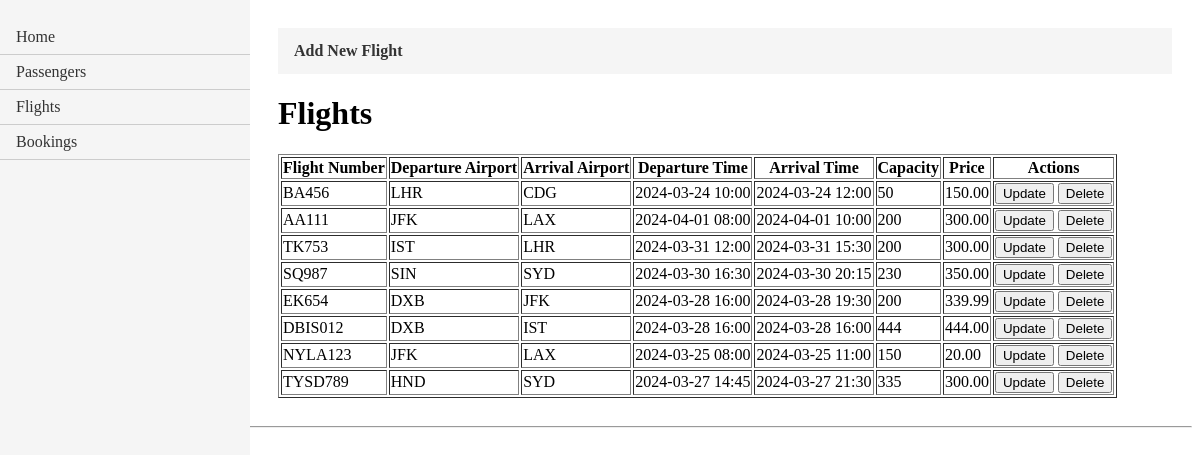
The page /flight_list/ on the database as committed earlier.
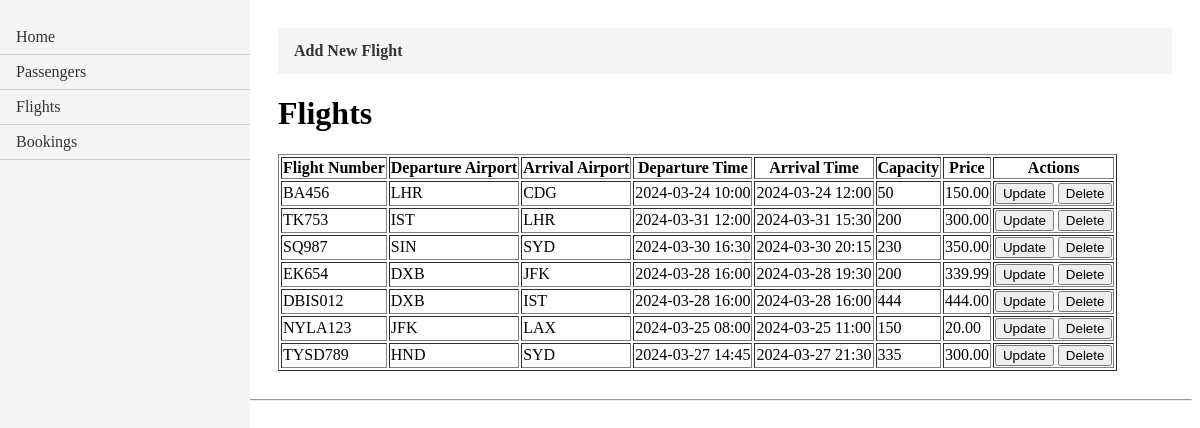
The same page on the database as committed later.
### FlightBookingApp/models.py (models this page shows)
class Flight(models.Model):
    flightID = models.AutoField(primary_key=True)
    flightNumber = models.CharField(max_length=20)
    departureAirport = models.CharField(max_length=3)
    arrivalAirport = models.CharField(max_length=3)
    departureTime = models.DateTimeField()
    arrivalTime = models.DateTimeField()
    capacity = models.IntegerField()
    price = models.DecimalField(max_digits=10, decimal_places=2)

### FlightBookingApp/views.py (the view)
# urls.py: path('flight_list/', views.flight_list, name='flight_list'),
def flight_list(request):
    flights = Flight.objects.all()
    formatted_flights = []
    for flight in flights:
        formatted_flights.append(formatted_flight(flight))
    return render(request, 'flight_list.html', {'flights': formatted_flights})

### FlightBookingApp/views.py (called while the page is built)
def formatted_flight(flight): # Created to format data to be presented on the screen.
    formatted_flight = {
        'flightID': flight.flightID,
        'flightNumber': flight.flightNumber,
        'departureAirport': flight.departureAirport,
        'arrivalAirport': flight.arrivalAirport,
        'departureTime': flight.departureTime.strftime('%Y-%m-%d %H:%M'),
        'arrivalTime': flight.arrivalTime.strftime('%Y-%m-%d %H:%M'),
        'capacity': flight.capacity,
        'price': flight.price,
    }
    return formatted_flight

### FlightBookingApp/templates/flight_list.html
{% extends "layout.html" %}
{% block content%}
<ul class="crud-menu">
    <li><a href="{% url 'create_flight' %}"><b>Add New Flight</b></a></li>
</ul>
<h1>Flights</h1>
<table border="1">
    <thead>
      <tr>
        <th>Flight Number</th>
        <th>Departure Airport</th>
        <th>Arrival Airport</th>
        <th>Departure Time</th>
        <th>Arrival Time</th>
        <th>Capacity</th>
        <th>Price</th>
        <th>Actions</th>
      </tr>
    </thead>
    <tbody>
      {% for flight in flights %}
      <tr>
        <td>{{ flight.flightNumber }}</td>
        <td>{{ flight.departureAirport }}</td>
        <td>{{ flight.arrivalAirport }}</td>
        <td>{{ flight.departureTime }}</td>
        <td>{{ flight.arrivalTime }}</td>
        <td>{{ flight.capacity }}</td>
        <td>{{ flight.price }}</td>
        <td>
          <form action="{% url 'update_flight_form' flight.flightID %}" method="post" style="display: inline;">
            <button type="submit">Update</button>
          </form>
          <form action="{% url 'delete_flight' flight.flightID %}" method="post" style="display: inline;">
            <button type="submit">Delete</button>
          </form>
        </td>
      </tr>
      {% endfor %}
    </tbody>
  </table>
{%endblock content%}

Rows that differ between the two databases and show on the page:
removed Flight: flightNumber "AA111", departureAirport "JFK", arrivalAirport "LAX", departureTime "2024-04-01 08:00", arrivalTime "2024-04-01 10:00", capacity "200", price "300.00"
